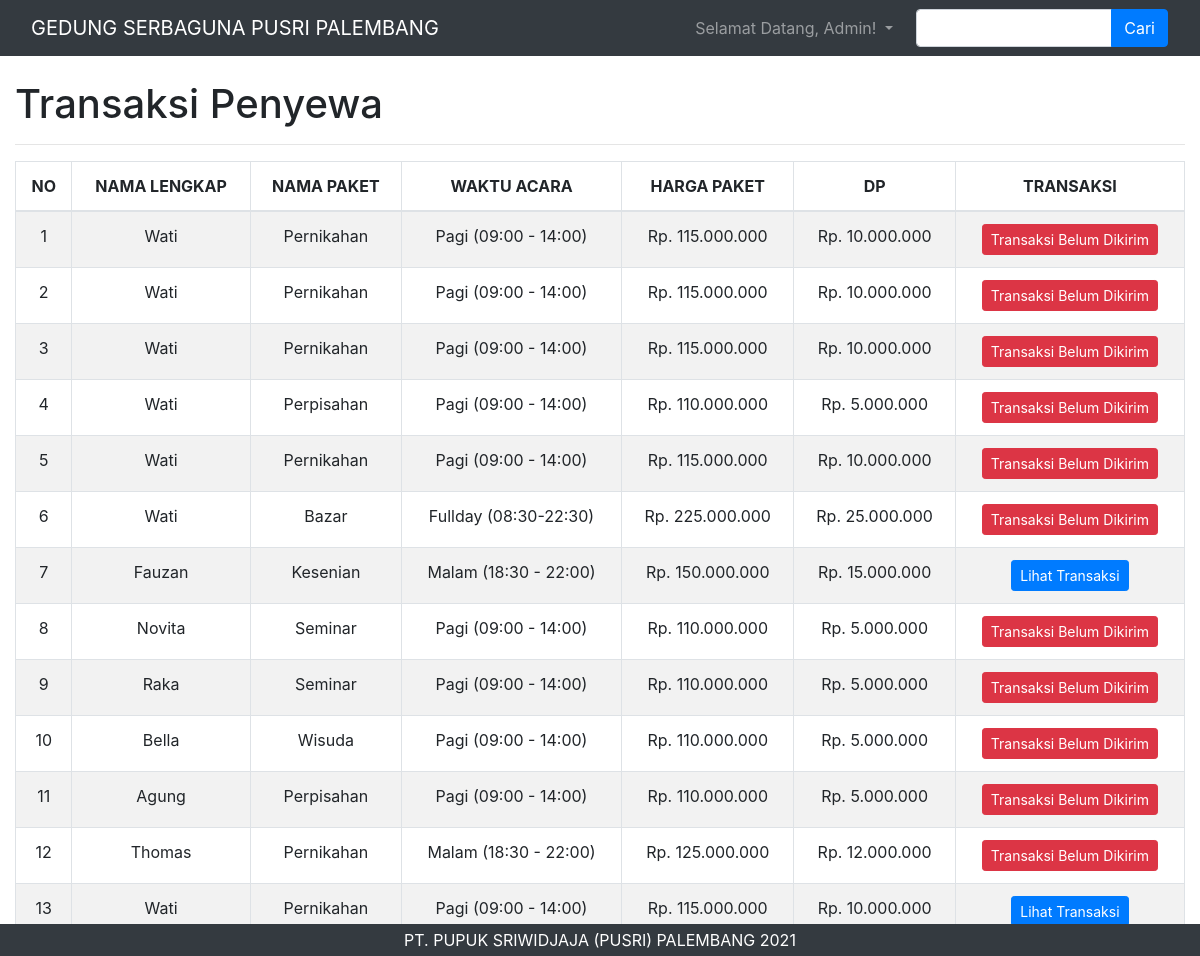
/index.php/admin/datatransaksi, run on the app's committed database.
### tables this page shows
CREATE TABLE `dtpesan` (
  `idpesan` int(11) NOT NULL,
  `iduser` int(11) NOT NULL,
  `idpaket` int(11) NOT NULL,
  `namapaket` varchar(25) NOT NULL,
  `tglkontrak` date NOT NULL,
  `tglacara` date DEFAULT NULL,
  `jadwal` varchar(25) NOT NULL,
  `buktibayar` varchar(25) NOT NULL,
  `statusbayar` int(1) NOT NULL,
  `statuspesan` int(1) NOT NULL,
  `status` int(1) NOT NULL
);

CREATE TABLE `dtuser` (
  `iduser` int(11) NOT NULL,
  `nama` varchar(25) NOT NULL,
  `nohp` varchar(12) NOT NULL,
  `alamat` varchar(25) NOT NULL,
  `noktp` varchar(25) NOT NULL,
  `username` varchar(25) NOT NULL,
  `password` varchar(25) NOT NULL,
  `role_id` varchar(1) NOT NULL
);

CREATE TABLE `dtpaket` (
  `idpaket` int(11) NOT NULL,
  `namapaket` varchar(25) NOT NULL,
  `jadwal` varchar(25) NOT NULL,
  `harga` varchar(25) NOT NULL,
  `dp` varchar(25) NOT NULL
);

### application/controllers/admin/DataTransaksi.php (called while the page is built, shortened)
<?php
class DataTransaksi extends CI_Controller
{
    public function index()
    {
        $data['pesan'] = $this->db->query("SELECT * FROM dtpesan ps, dtpaket pkt, dtuser cs WHERE ps.idpaket=pkt.idpaket AND ps.iduser=cs.iduser ORDER BY idpesan DESC")->result();
        $this->load->view('templates_admin/header2');
        $this->load->view('admin/dataTransaksi', $data);
        $this->load->view('templates_admin/footer2');
    }
}

### index.php (called while the page is built, shortened)
<?php
require_once BASEPATH.'core/CodeIgniter.php';

### application/views/admin/dataTransaksi.php (the view, shortened to what this page needs)
<body>
    <nav class="navbar fixed-top navbar-expand-lg navbar-dark bg-dark fixed-top">
        <div class="container-fluid">
            <a class="navbar-brand">GEDUNG SERBAGUNA PUSRI PALEMBANG</a>
            <div class="collapse navbar-collapse" id="navbarResponsive">
                <ul class="navbar-nav ml-auto">
                    <li class="nav-item dropdown">
                        <a class="nav-link dropdown-toggle" href="#" id="navbarDropdownPages" data-toggle="dropdown" aria-haspopup="true" aria-expanded="false">
                            Selamat Datang, Admin!
                        </a>
                    </li>
                </ul>
            </div>
        </div>
        <form class="d-none d-md-inline-block form-inline ml-auto mr-0 mr-md-3 my-2 my-md-0" method="POST" action="<?php echo base_url('admin/datatransaksi/cari') ?>">
            <div class="input-group">
                <input class="form-control" name="keyword" type="text">
                <div class="input-group-append">
                    <button class="btn btn-primary" type="submit">Cari</button>
                </div>
            </div>
        </form>
    </nav>
    <div class="container-fluid">
        <h1 class="mt-4 mb-3">Transaksi Penyewa</h1>
        <hr>
        <div class="table-responsive">
            <table class="table table-hover table-striped table-bordered" id="tabledata" width="100%" cellspacing="0">
                <thead>
                    <tr>
                        <th class="text-center">NO</th>
                        <th class="text-center">NAMA LENGKAP</th>
                        <th class="text-center">NAMA PAKET</th>
                        <th class="text-center">WAKTU ACARA</th>
                        <th class="text-center">HARGA PAKET</th>
                        <th class="text-center">DP</th>
                        <th class="text-center">TRANSAKSI</th>
                    </tr>
                </thead>
                <tbody>
                    <?php $no = 1;
                    foreach ($pesan as $ps) : ?>
                        <tr>
                            <td class="text-center"><?php echo $no++ ?></td>
                            <td class="text-center"><?php echo $ps->nama ?></td>
                            <td class="text-center"><?php echo $ps->namapaket ?></td>
                            <td class="text-center"><?php echo $ps->jadwal ?></td>
                            <td class="text-center">Rp. <?php echo number_format($ps->harga, 0, ',', '.') ?></td>
                            <td class="text-center">Rp. <?php echo number_format($ps->dp, 0, ',', '.') ?></td>
                            <td>
                                <center>
                                    <?php
                                    if (empty($ps->buktibayar)) { ?>
                                        <button class="btn btn-sm btn-danger">Transaksi Belum Dikirim</button>
                                    <?php } else { ?>
                                        <a class="btn btn-sm btn-primary" href="<?php echo base_url('admin/datatransaksi/pembayaran/' . $ps->idpesan) ?>">Lihat Transaksi</a>
                                    <?php } ?>
                                </center>
                            </td>
                        </tr>
                    <?php endforeach; ?>
                </tbody>
            </table>
        </div>
    </div>

### assets/assets_bisnis/css/modern-business.css (style rules this page uses)
body { padding-top: 56px; }

### data on the page
dtpesan: iduser.nama "Wati", idpaket.namapaket "Pernikahan", idpaket.jadwal "Pagi (09:00 - 14:00)", idpaket.harga "115.000.000", idpaket.dp "10.000.000", shows "Transaksi Belum Dikirim"
dtpesan: iduser.nama "Wati", idpaket.namapaket "Pernikahan", idpaket.jadwal "Pagi (09:00 - 14:00)", idpaket.harga "115.000.000", idpaket.dp "10.000.000", shows "Transaksi Belum Dikirim"
dtpesan: iduser.nama "Wati", idpaket.namapaket "Pernikahan", idpaket.jadwal "Pagi (09:00 - 14:00)", idpaket.harga "115.000.000", idpaket.dp "10.000.000", shows "Transaksi Belum Dikirim"
dtpesan: iduser.nama "Wati", idpaket.namapaket "Perpisahan", idpaket.jadwal "Pagi (09:00 - 14:00)", idpaket.harga "110.000.000", idpaket.dp "5.000.000", shows "Transaksi Belum Dikirim"
dtpesan: iduser.nama "Wati", idpaket.namapaket "Pernikahan", idpaket.jadwal "Pagi (09:00 - 14:00)", idpaket.harga "115.000.000", idpaket.dp "10.000.000", shows "Transaksi Belum Dikirim"
dtpesan: iduser.nama "Wati", idpaket.namapaket "Bazar", idpaket.jadwal "Fullday (08:30-22:30)", idpaket.harga "225.000.000", idpaket.dp "25.000.000", shows "Transaksi Belum Dikirim"
dtpesan: iduser.nama "Fauzan", idpaket.namapaket "Kesenian", idpaket.jadwal "Malam (18:30 - 22:00)", idpaket.harga "150.000.000", idpaket.dp "15.000.000"
dtpesan: iduser.nama "Novita", idpaket.namapaket "Seminar", idpaket.jadwal "Pagi (09:00 - 14:00)", idpaket.harga "110.000.000", idpaket.dp "5.000.000", shows "Transaksi Belum Dikirim"
dtpesan: iduser.nama "Raka", idpaket.namapaket "Seminar", idpaket.jadwal "Pagi (09:00 - 14:00)", idpaket.harga "110.000.000", idpaket.dp "5.000.000", shows "Transaksi Belum Dikirim"
dtpesan: iduser.nama "Bella", idpaket.namapaket "Wisuda", idpaket.jadwal "Pagi (09:00 - 14:00)", idpaket.harga "110.000.000", idpaket.dp "5.000.000", shows "Transaksi Belum Dikirim"
dtpesan: iduser.nama "Agung", idpaket.namapaket "Perpisahan", idpaket.jadwal "Pagi (09:00 - 14:00)", idpaket.harga "110.000.000", idpaket.dp "5.000.000", shows "Transaksi Belum Dikirim"
dtpesan: iduser.nama "Thomas", idpaket.namapaket "Pernikahan", idpaket.jadwal "Malam (18:30 - 22:00)", idpaket.harga "125.000.000", idpaket.dp "12.000.000", shows "Transaksi Belum Dikirim"
dtpesan: iduser.nama "Wati", idpaket.namapaket "Pernikahan", idpaket.jadwal "Pagi (09:00 - 14:00)", idpaket.harga "115.000.000", idpaket.dp "10.000.000"
